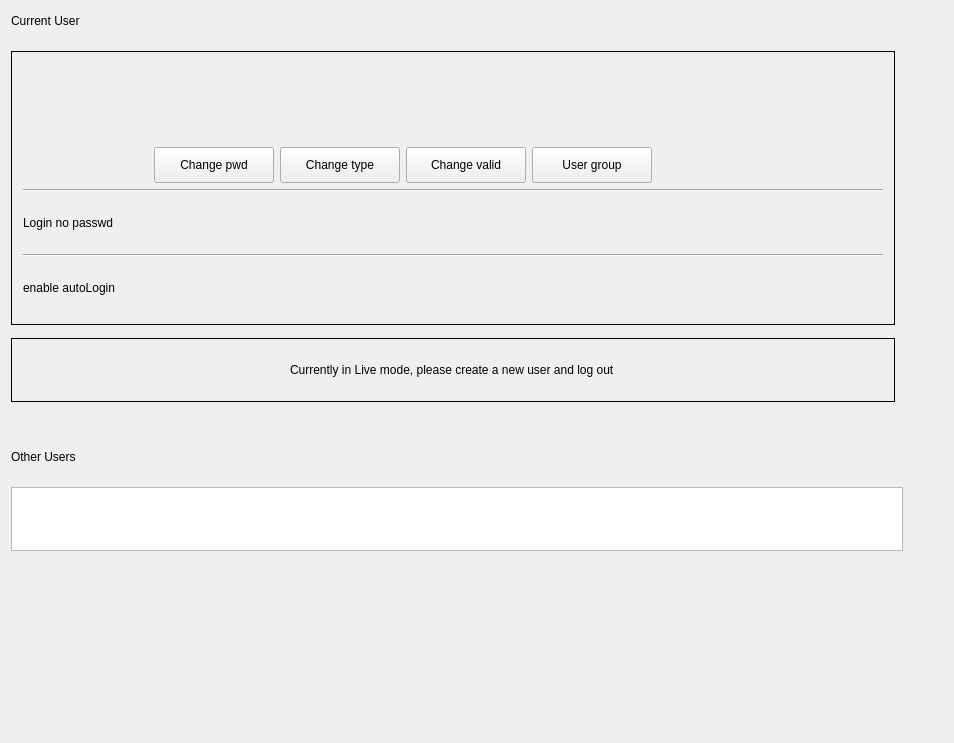
<?xml version="1.0" encoding="UTF-8"?>
<ui version="4.0">
 <class>UserInfo</class>
 <widget class="QWidget" name="UserInfo">
  <property name="geometry">
   <rect>
    <x>0</x>
    <y>0</y>
    <width>954</width>
    <height>743</height>
   </rect>
  </property>
  <property name="minimumSize">
   <size>
    <width>900</width>
    <height>675</height>
   </size>
  </property>
  <property name="maximumSize">
   <size>
    <width>16777215</width>
    <height>1080</height>
   </size>
  </property>
  <property name="windowTitle">
   <string notr="true">UserInfo</string>
  </property>
  <layout class="QVBoxLayout" name="verticalLayout_3">
   <item>
    <layout class="QHBoxLayout" name="horizontalLayout_16">
     <item>
      <layout class="QHBoxLayout" name="horizontalLayout_14">
       <item>
        <widget class="QLabel" name="titleLabel">
         <property name="sizePolicy">
          <sizepolicy hsizetype="Fixed" vsizetype="Fixed">
           <horstretch>0</horstretch>
           <verstretch>0</verstretch>
          </sizepolicy>
         </property>
         <property name="minimumSize">
          <size>
           <width>80</width>
           <height>20</height>
          </size>
         </property>
         <property name="text">
          <string>Current User</string>
         </property>
         <property name="scaledContents">
          <bool>true</bool>
         </property>
        </widget>
       </item>
      </layout>
     </item>
     <item>
      <spacer name="horizontalSpacer_15">
       <property name="orientation">
        <enum>Qt::Horizontal</enum>
       </property>
       <property name="sizeHint" stdset="0">
        <size>
         <width>40</width>
         <height>20</height>
        </size>
       </property>
      </spacer>
     </item>
    </layout>
   </item>
   <item>
    <spacer name="verticalSpacer">
     <property name="orientation">
      <enum>Qt::Vertical</enum>
     </property>
     <property name="sizeType">
      <enum>QSizePolicy::Fixed</enum>
     </property>
     <property name="sizeHint" stdset="0">
      <size>
       <width>20</width>
       <height>14</height>
      </size>
     </property>
    </spacer>
   </item>
   <item>
    <layout class="QHBoxLayout" name="horizontalLayout_13">
     <item>
      <layout class="QHBoxLayout" name="horizontalLayout">
       <item>
        <widget class="QFrame" name="currentUserFrame">
         <property name="minimumSize">
          <size>
           <width>804</width>
           <height>258</height>
          </size>
         </property>
         <property name="maximumSize">
          <size>
           <width>16777215</width>
           <height>274</height>
          </size>
         </property>
         <property name="frameShape">
          <enum>QFrame::Box</enum>
         </property>
         <layout class="QVBoxLayout" name="verticalLayout">
          <item>
           <layout class="QHBoxLayout" name="horizontalLayout_6">
            <item>
             <widget class="QLabel" name="currentUserFaceLabel">
              <property name="sizePolicy">
               <sizepolicy hsizetype="Fixed" vsizetype="Fixed">
                <horstretch>0</horstretch>
                <verstretch>0</verstretch>
               </sizepolicy>
              </property>
              <property name="minimumSize">
               <size>
                <width>112</width>
                <height>112</height>
               </size>
              </property>
              <property name="maximumSize">
               <size>
                <width>112</width>
                <height>112</height>
               </size>
              </property>
              <property name="text">
               <string/>
              </property>
             </widget>
            </item>
            <item>
             <spacer name="horizontalSpacer_5">
              <property name="orientation">
               <enum>Qt::Horizontal</enum>
              </property>
              <property name="sizeType">
               <enum>QSizePolicy::Fixed</enum>
              </property>
              <property name="sizeHint" stdset="0">
               <size>
                <width>13</width>
                <height>20</height>
               </size>
              </property>
             </spacer>
            </item>
            <item>
             <layout class="QVBoxLayout" name="verticalLayout_4">
              <property name="spacing">
               <number>8</number>
              </property>
              <item>
               <spacer name="verticalSpacer_5">
                <property name="orientation">
                 <enum>Qt::Vertical</enum>
                </property>
                <property name="sizeHint" stdset="0">
                 <size>
                  <width>20</width>
                  <height>40</height>
                 </size>
                </property>
               </spacer>
              </item>
              <item>
               <widget class="QLabel" name="userNameLabel">
                <property name="sizePolicy">
                 <sizepolicy hsizetype="Fixed" vsizetype="Fixed">
                  <horstretch>0</horstretch>
                  <verstretch>0</verstretch>
                 </sizepolicy>
                </property>
                <property name="text">
                 <string/>
                </property>
               </widget>
              </item>
              <item>
               <widget class="QLabel" name="userTypeLabel">
                <property name="sizePolicy">
                 <sizepolicy hsizetype="Fixed" vsizetype="Fixed">
                  <horstretch>0</horstretch>
                  <verstretch>0</verstretch>
                 </sizepolicy>
                </property>
                <property name="text">
                 <string/>
                </property>
               </widget>
              </item>
              <item>
               <widget class="QPushButton" name="changePwdBtn">
                <property name="minimumSize">
                 <size>
                  <width>120</width>
                  <height>36</height>
                 </size>
                </property>
                <property name="maximumSize">
                 <size>
                  <width>120</width>
                  <height>36</height>
                 </size>
                </property>
                <property name="text">
                 <string>Change pwd</string>
                </property>
               </widget>
              </item>
             </layout>
            </item>
            <item>
             <layout class="QVBoxLayout" name="verticalLayout_6">
              <property name="spacing">
               <number>8</number>
              </property>
              <item>
               <spacer name="verticalSpacer_8">
                <property name="orientation">
                 <enum>Qt::Vertical</enum>
                </property>
                <property name="sizeHint" stdset="0">
                 <size>
                  <width>20</width>
                  <height>40</height>
                 </size>
                </property>
               </spacer>
              </item>
              <item>
               <widget class="QLabel" name="userNameLabel_2">
                <property name="sizePolicy">
                 <sizepolicy hsizetype="Fixed" vsizetype="Fixed">
                  <horstretch>0</horstretch>
                  <verstretch>0</verstretch>
                 </sizepolicy>
                </property>
                <property name="text">
                 <string/>
                </property>
               </widget>
              </item>
              <item>
               <widget class="QLabel" name="userTypeLabel_2">
                <property name="sizePolicy">
                 <sizepolicy hsizetype="Fixed" vsizetype="Fixed">
                  <horstretch>0</horstretch>
                  <verstretch>0</verstretch>
                 </sizepolicy>
                </property>
                <property name="text">
                 <string/>
                </property>
               </widget>
              </item>
              <item>
               <widget class="QPushButton" name="changeTypeBtn">
                <property name="minimumSize">
                 <size>
                  <width>120</width>
                  <height>36</height>
                 </size>
                </property>
                <property name="maximumSize">
                 <size>
                  <width>120</width>
                  <height>36</height>
                 </size>
                </property>
                <property name="text">
                 <string>Change type</string>
                </property>
               </widget>
              </item>
             </layout>
            </item>
            <item>
             <layout class="QVBoxLayout" name="verticalLayout_5">
              <property name="spacing">
               <number>8</number>
              </property>
              <item>
               <spacer name="verticalSpacer_4">
                <property name="orientation">
                 <enum>Qt::Vertical</enum>
                </property>
                <property name="sizeHint" stdset="0">
                 <size>
                  <width>20</width>
                  <height>40</height>
                 </size>
                </property>
               </spacer>
              </item>
              <item>
               <widget class="QLabel" name="label_4">
                <property name="sizePolicy">
                 <sizepolicy hsizetype="Fixed" vsizetype="Fixed">
                  <horstretch>0</horstretch>
                  <verstretch>0</verstretch>
                 </sizepolicy>
                </property>
                <property name="text">
                 <string/>
                </property>
               </widget>
              </item>
              <item>
               <widget class="QLabel" name="label_5">
                <property name="sizePolicy">
                 <sizepolicy hsizetype="Fixed" vsizetype="Fixed">
                  <horstretch>0</horstretch>
                  <verstretch>0</verstretch>
                 </sizepolicy>
                </property>
                <property name="text">
                 <string/>
                </property>
               </widget>
              </item>
              <item>
               <widget class="QPushButton" name="changeValidBtn">
                <property name="minimumSize">
                 <size>
                  <width>120</width>
                  <height>36</height>
                 </size>
                </property>
                <property name="maximumSize">
                 <size>
                  <width>120</width>
                  <height>36</height>
                 </size>
                </property>
                <property name="text">
                 <string>Change valid</string>
                </property>
               </widget>
              </item>
             </layout>
            </item>
            <item>
             <layout class="QVBoxLayout" name="verticalLayout_7">
              <property name="spacing">
               <number>8</number>
              </property>
              <item>
               <spacer name="verticalSpacer_9">
                <property name="orientation">
                 <enum>Qt::Vertical</enum>
                </property>
                <property name="sizeHint" stdset="0">
                 <size>
                  <width>20</width>
                  <height>40</height>
                 </size>
                </property>
               </spacer>
              </item>
              <item>
               <widget class="QLabel" name="label_6">
                <property name="sizePolicy">
                 <sizepolicy hsizetype="Fixed" vsizetype="Fixed">
                  <horstretch>0</horstretch>
                  <verstretch>0</verstretch>
                 </sizepolicy>
                </property>
                <property name="text">
                 <string/>
                </property>
               </widget>
              </item>
              <item>
               <widget class="QLabel" name="label_7">
                <property name="sizePolicy">
                 <sizepolicy hsizetype="Fixed" vsizetype="Fixed">
                  <horstretch>0</horstretch>
                  <verstretch>0</verstretch>
                 </sizepolicy>
                </property>
                <property name="text">
                 <string/>
                </property>
               </widget>
              </item>
              <item>
               <widget class="QPushButton" name="changeGroupBtn">
                <property name="minimumSize">
                 <size>
                  <width>120</width>
                  <height>36</height>
                 </size>
                </property>
                <property name="maximumSize">
                 <size>
                  <width>120</width>
                  <height>36</height>
                 </size>
                </property>
                <property name="text">
                 <string>User group</string>
                </property>
               </widget>
              </item>
             </layout>
            </item>
            <item>
             <spacer name="horizontalSpacer_4">
              <property name="orientation">
               <enum>Qt::Horizontal</enum>
              </property>
              <property name="sizeHint" stdset="0">
               <size>
                <width>13</width>
                <height>17</height>
               </size>
              </property>
             </spacer>
            </item>
           </layout>
          </item>
          <item>
           <widget class="Line" name="line_2">
            <property name="sizePolicy">
             <sizepolicy hsizetype="Minimum" vsizetype="Preferred">
              <horstretch>0</horstretch>
              <verstretch>0</verstretch>
             </sizepolicy>
            </property>
            <property name="minimumSize">
             <size>
              <width>0</width>
              <height>1</height>
             </size>
            </property>
            <property name="orientation">
             <enum>Qt::Horizontal</enum>
            </property>
           </widget>
          </item>
          <item>
           <layout class="QVBoxLayout" name="verticalLayout_9">
            <item>
             <widget class="QFrame" name="nopwdLoginFrame">
              <property name="minimumSize">
               <size>
                <width>0</width>
                <height>50</height>
               </size>
              </property>
              <property name="maximumSize">
               <size>
                <width>16777215</width>
                <height>50</height>
               </size>
              </property>
              <property name="frameShape">
               <enum>QFrame::NoFrame</enum>
              </property>
              <layout class="QHBoxLayout" name="horizontalLayout_5">
               <property name="spacing">
                <number>0</number>
               </property>
               <property name="leftMargin">
                <number>0</number>
               </property>
               <property name="topMargin">
                <number>0</number>
               </property>
               <property name="rightMargin">
                <number>0</number>
               </property>
               <property name="bottomMargin">
                <number>0</number>
               </property>
               <item>
                <layout class="QHBoxLayout" name="nopwdHorLayout">
                 <property name="spacing">
                  <number>0</number>
                 </property>
                 <item>
                  <widget class="QLabel" name="loginpwdLabel">
                   <property name="sizePolicy">
                    <sizepolicy hsizetype="Fixed" vsizetype="Fixed">
                     <horstretch>0</horstretch>
                     <verstretch>0</verstretch>
                    </sizepolicy>
                   </property>
                   <property name="text">
                    <string>Login no passwd</string>
                   </property>
                   <property name="scaledContents">
                    <bool>true</bool>
                   </property>
                  </widget>
                 </item>
                 <item>
                  <spacer name="horizontalSpacer_2">
                   <property name="orientation">
                    <enum>Qt::Horizontal</enum>
                   </property>
                   <property name="sizeHint" stdset="0">
                    <size>
                     <width>40</width>
                     <height>20</height>
                    </size>
                   </property>
                  </spacer>
                 </item>
                </layout>
               </item>
              </layout>
             </widget>
            </item>
            <item>
             <widget class="Line" name="line">
              <property name="sizePolicy">
               <sizepolicy hsizetype="Minimum" vsizetype="Preferred">
                <horstretch>0</horstretch>
                <verstretch>0</verstretch>
               </sizepolicy>
              </property>
              <property name="minimumSize">
               <size>
                <width>0</width>
                <height>1</height>
               </size>
              </property>
              <property name="orientation">
               <enum>Qt::Horizontal</enum>
              </property>
             </widget>
            </item>
            <item>
             <widget class="QFrame" name="autoLoginFrame">
              <property name="minimumSize">
               <size>
                <width>0</width>
                <height>50</height>
               </size>
              </property>
              <property name="maximumSize">
               <size>
                <width>16777215</width>
                <height>50</height>
               </size>
              </property>
              <property name="frameShape">
               <enum>QFrame::NoFrame</enum>
              </property>
              <layout class="QHBoxLayout" name="horizontalLayout_9">
               <property name="spacing">
                <number>0</number>
               </property>
               <property name="leftMargin">
                <number>0</number>
               </property>
               <property name="topMargin">
                <number>0</number>
               </property>
               <property name="rightMargin">
                <number>0</number>
               </property>
               <property name="bottomMargin">
                <number>0</number>
               </property>
               <item>
                <layout class="QHBoxLayout" name="autoLoginHorLayout">
                 <property name="spacing">
                  <number>0</number>
                 </property>
                 <property name="leftMargin">
                  <number>0</number>
                 </property>
                 <property name="rightMargin">
                  <number>0</number>
                 </property>
                 <item>
                  <widget class="QLabel" name="autologinLabel">
                   <property name="sizePolicy">
                    <sizepolicy hsizetype="Fixed" vsizetype="Fixed">
                     <horstretch>0</horstretch>
                     <verstretch>0</verstretch>
                    </sizepolicy>
                   </property>
                   <property name="text">
                    <string>enable autoLogin</string>
                   </property>
                   <property name="scaledContents">
                    <bool>true</bool>
                   </property>
                  </widget>
                 </item>
                 <item>
                  <spacer name="horizontalSpacer_3">
                   <property name="orientation">
                    <enum>Qt::Horizontal</enum>
                   </property>
                   <property name="sizeHint" stdset="0">
                    <size>
                     <width>769</width>
                     <height>43</height>
                    </size>
                   </property>
                  </spacer>
                 </item>
                </layout>
               </item>
              </layout>
             </widget>
            </item>
           </layout>
          </item>
         </layout>
         <zorder></zorder>
         <zorder>line_2</zorder>
         <zorder>horizontalSpacer</zorder>
         <zorder>horizontalSpacer_6</zorder>
        </widget>
       </item>
       <item>
        <layout class="QVBoxLayout" name="verticalLayout_2">
         <item>
          <spacer name="horizontalSpacer">
           <property name="orientation">
            <enum>Qt::Horizontal</enum>
           </property>
           <property name="sizeType">
            <enum>QSizePolicy::Fixed</enum>
           </property>
           <property name="sizeHint" stdset="0">
            <size>
             <width>48</width>
             <height>20</height>
            </size>
           </property>
          </spacer>
         </item>
        </layout>
       </item>
      </layout>
     </item>
    </layout>
   </item>
   <item>
    <layout class="QHBoxLayout" name="horizontalLayout_12">
     <item>
      <layout class="QHBoxLayout" name="horizontalLayout_3">
       <item>
        <widget class="QFrame" name="liveFrame">
         <property name="minimumSize">
          <size>
           <width>804</width>
           <height>64</height>
          </size>
         </property>
         <property name="maximumSize">
          <size>
           <width>1524</width>
           <height>50</height>
          </size>
         </property>
         <property name="frameShape">
          <enum>QFrame::Box</enum>
         </property>
         <layout class="QHBoxLayout" name="horizontalLayout_8">
          <property name="spacing">
           <number>0</number>
          </property>
          <property name="leftMargin">
           <number>16</number>
          </property>
          <property name="topMargin">
           <number>0</number>
          </property>
          <property name="rightMargin">
           <number>16</number>
          </property>
          <property name="bottomMargin">
           <number>0</number>
          </property>
          <item>
           <layout class="QHBoxLayout" name="autoLoginHorLayout_2">
            <property name="spacing">
             <number>0</number>
            </property>
            <property name="leftMargin">
             <number>0</number>
            </property>
            <property name="rightMargin">
             <number>0</number>
            </property>
            <item>
             <widget class="QLabel" name="label_3">
              <property name="sizePolicy">
               <sizepolicy hsizetype="Fixed" vsizetype="Fixed">
                <horstretch>0</horstretch>
                <verstretch>0</verstretch>
               </sizepolicy>
              </property>
              <property name="text">
               <string>Currently in Live mode, please create a new user and log out</string>
              </property>
              <property name="scaledContents">
               <bool>true</bool>
              </property>
             </widget>
            </item>
           </layout>
          </item>
         </layout>
        </widget>
       </item>
       <item>
        <spacer name="horizontalSpacer_7">
         <property name="orientation">
          <enum>Qt::Horizontal</enum>
         </property>
         <property name="sizeType">
          <enum>QSizePolicy::Fixed</enum>
         </property>
         <property name="sizeHint" stdset="0">
          <size>
           <width>48</width>
           <height>20</height>
          </size>
         </property>
        </spacer>
       </item>
      </layout>
     </item>
    </layout>
   </item>
   <item>
    <spacer name="verticalSpacer_2">
     <property name="orientation">
      <enum>Qt::Vertical</enum>
     </property>
     <property name="sizeType">
      <enum>QSizePolicy::Fixed</enum>
     </property>
     <property name="sizeHint" stdset="0">
      <size>
       <width>20</width>
       <height>46</height>
      </size>
     </property>
    </spacer>
   </item>
   <item>
    <layout class="QHBoxLayout" name="horizontalLayout_17">
     <item>
      <layout class="QHBoxLayout" name="horizontalLayout_15">
       <item>
        <widget class="QLabel" name="title2Label">
         <property name="sizePolicy">
          <sizepolicy hsizetype="Fixed" vsizetype="Fixed">
           <horstretch>0</horstretch>
           <verstretch>0</verstretch>
          </sizepolicy>
         </property>
         <property name="text">
          <string>Other Users</string>
         </property>
         <property name="scaledContents">
          <bool>true</bool>
         </property>
        </widget>
       </item>
      </layout>
     </item>
     <item>
      <spacer name="horizontalSpacer_16">
       <property name="orientation">
        <enum>Qt::Horizontal</enum>
       </property>
       <property name="sizeHint" stdset="0">
        <size>
         <width>40</width>
         <height>20</height>
        </size>
       </property>
      </spacer>
     </item>
    </layout>
   </item>
   <item>
    <spacer name="verticalSpacer_6">
     <property name="orientation">
      <enum>Qt::Vertical</enum>
     </property>
     <property name="sizeType">
      <enum>QSizePolicy::Fixed</enum>
     </property>
     <property name="sizeHint" stdset="0">
      <size>
       <width>20</width>
       <height>14</height>
      </size>
     </property>
    </spacer>
   </item>
   <item>
    <layout class="QHBoxLayout" name="horizontalLayout_10">
     <item>
      <layout class="QHBoxLayout" name="horizontalLayout_4">
       <item>
        <widget class="QListWidget" name="listWidget">
         <property name="minimumSize">
          <size>
           <width>804</width>
           <height>64</height>
          </size>
         </property>
         <property name="maximumSize">
          <size>
           <width>16777215</width>
           <height>64</height>
          </size>
         </property>
        </widget>
       </item>
       <item>
        <spacer name="horizontalSpacer_8">
         <property name="orientation">
          <enum>Qt::Horizontal</enum>
         </property>
         <property name="sizeType">
          <enum>QSizePolicy::Fixed</enum>
         </property>
         <property name="sizeHint" stdset="0">
          <size>
           <width>40</width>
           <height>20</height>
          </size>
         </property>
        </spacer>
       </item>
      </layout>
     </item>
    </layout>
   </item>
   <item>
    <layout class="QHBoxLayout" name="horizontalLayout_7">
     <item>
      <widget class="QWidget" name="addUserWidget" native="true">
       <property name="minimumSize">
        <size>
         <width>804</width>
         <height>64</height>
        </size>
       </property>
       <property name="maximumSize">
        <size>
         <width>16777215</width>
         <height>64</height>
        </size>
       </property>
       <layout class="QHBoxLayout" name="horizontalLayout_2">
        <property name="spacing">
         <number>0</number>
        </property>
        <property name="leftMargin">
         <number>0</number>
        </property>
        <property name="topMargin">
         <number>0</number>
        </property>
        <property name="rightMargin">
         <number>0</number>
        </property>
        <property name="bottomMargin">
         <number>0</number>
        </property>
        <item>
         <layout class="QHBoxLayout" name="addLyt">
          <property name="spacing">
           <number>8</number>
          </property>
          <property name="leftMargin">
           <number>0</number>
          </property>
         </layout>
        </item>
       </layout>
      </widget>
     </item>
     <item>
      <spacer name="horizontalSpacer_6">
       <property name="orientation">
        <enum>Qt::Horizontal</enum>
       </property>
       <property name="sizeType">
        <enum>QSizePolicy::Fixed</enum>
       </property>
       <property name="sizeHint" stdset="0">
        <size>
         <width>48</width>
         <height>20</height>
        </size>
       </property>
      </spacer>
     </item>
    </layout>
   </item>
   <item>
    <spacer name="verticalSpacer_7">
     <property name="orientation">
      <enum>Qt::Vertical</enum>
     </property>
     <property name="sizeHint" stdset="0">
      <size>
       <width>20</width>
       <height>50</height>
      </size>
     </property>
    </spacer>
   </item>
  </layout>
  <zorder>titleLabel</zorder>
  <zorder>liveFrame</zorder>
  <zorder>listWidget</zorder>
  <zorder>verticalSpacer</zorder>
  <zorder>verticalSpacer_7</zorder>
  <zorder>title2Label</zorder>
  <zorder>verticalSpacer_2</zorder>
  <zorder></zorder>
  <zorder>horizontalSpacer_7</zorder>
  <zorder>horizontalSpacer_8</zorder>
  <zorder>horizontalSpacer_9</zorder>
  <zorder>horizontalSpacer_10</zorder>
  <zorder>horizontalSpacer_11</zorder>
  <zorder>horizontalSpacer_12</zorder>
  <zorder>horizontalSpacer_13</zorder>
  <zorder>horizontalSpacer_6</zorder>
  <zorder>horizontalSpacer_14</zorder>
  <zorder>horizontalSpacer_15</zorder>
  <zorder>horizontalSpacer_16</zorder>
  <zorder></zorder>
  <zorder>addUserWidget</zorder>
  <zorder>horizontalSpacer_6</zorder>
 </widget>
 <layoutdefault spacing="6" margin="11"/>
 <resources/>
 <connections/>
</ui>
